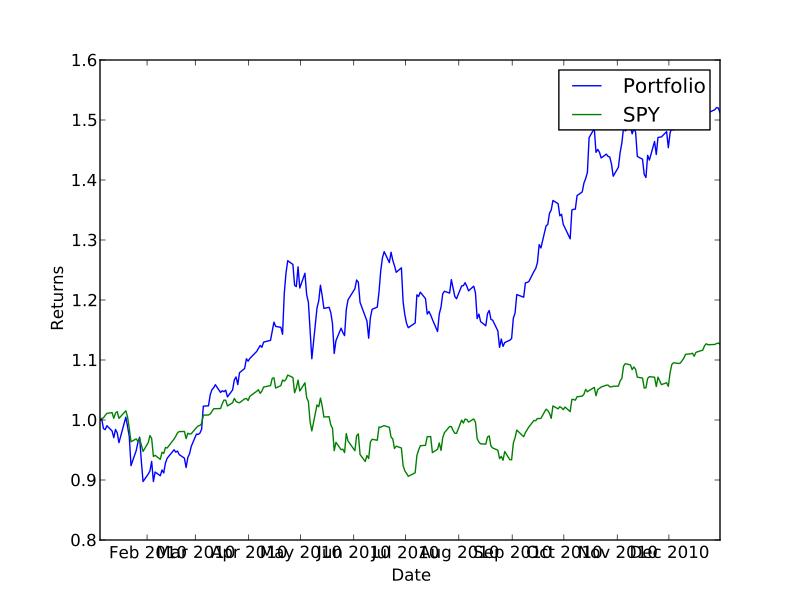

Write the Python code that produced this figure.
# QSTK Imports
import QSTK.qstkutil.qsdateutil as du
import QSTK.qstkutil.tsutil as tsu
import QSTK.qstkutil.DataAccess as da

# Third Party Imports
import datetime as dt
import matplotlib.pyplot as plt
import pandas as pd
import numpy as np


def simulate(na_rets, lf_alloc):
    ''' Simulate Function'''

    # Estimate portfolio returns
    na_portrets = np.sum(na_rets * lf_alloc, axis=1)
    cum_ret = na_portrets[-1]
    tsu.returnize0(na_portrets)

    # Statistics to calculate
    stddev = np.std(na_portrets)
    daily_ret = np.mean(na_portrets)
    sharpe = (np.sqrt(252) * daily_ret) / stddev

    # Return all the variables
    return stddev, daily_ret, sharpe, cum_ret


def main():
    '''Main Function'''
    # List of symbols
    ls_symbols = ['AAPL', 'GOOG', 'IBM', 'MSFT'] 

    # Start and End date of the charts
    dt_start = dt.datetime(2010, 1, 1)
    dt_end = dt.datetime(2010, 12, 31)

    # We need closing prices so the timestamp should be hours=16.
    dt_timeofday = dt.timedelta(hours=16)

    # Get a list of trading days between the start and the end.
    ldt_timestamps = du.getNYSEdays(dt_start, dt_end, dt_timeofday)

    # Creating an object of the dataaccess class with Yahoo as the source.
    c_dataobj = da.DataAccess('Yahoo')

    # Keys to be read from the data, it is good to read everything in one go.
    ls_keys = ['open', 'high', 'low', 'close', 'volume', 'actual_close']

    # Reading the data, now d_data is a dictionary with the keys above.
    # Timestamps and symbols are the ones that were specified before.
    ldf_data = c_dataobj.get_data(ldt_timestamps, ls_symbols, ls_keys)
    d_data = dict(zip(ls_keys, ldf_data))

    # Copying close price into separate dataframe to find rets
    df_rets = d_data['close'].copy()
    # Filling the data.
    df_rets = df_rets.fillna(method='ffill')
    df_rets = df_rets.fillna(method='bfill')

    # Numpy matrix of filled data values
    na_rets = df_rets.values
    na_rets = na_rets / na_rets[0, :]

    lf_alloc = [0.0, 0.0, 0.0, 0.0]
    max_sharpe = -1000
    final_stddev = -1000
    final_daily_ret = -1000
    final_cum_ret = -1000
    best_portfolio = lf_alloc

    for i in range(0, 101, 10):
        left_after_i = 101 - i
        for j in range(0, left_after_i, 10):
            left_after_j = 101 - i - j
            for k in range(0, left_after_j, 10):
                left_after_k = 100 - i - j - k
                lf_alloc = [i, j, k, left_after_k]
                lf_alloc = [x * 0.01 for x in lf_alloc]
                stddev, daily_ret, sharpe, cum_ret = simulate(na_rets, lf_alloc)
                if sharpe > max_sharpe:
                    max_sharpe = sharpe
                    final_stddev = stddev
                    final_cum_ret = cum_ret
                    final_daily_ret = daily_ret
                    best_portfolio = lf_alloc

    print "Symbols : ", ls_symbols
    print "Best Portfolio : ", best_portfolio
    print "Statistics : Std. Deviation : ", final_stddev
    print "Statistics : Daily Returns  : ", final_daily_ret
    print "Statistics : Cum. Returns   : ", final_cum_ret
    print "Statistics : Sharpe Ratio   : ", max_sharpe

    ls_symbols_toread = list(set(ls_symbols) | set(['SPY']))

    # Reading the data, now d_data is a dictionary with the keys above.
    # Timestamps and symbols are the ones that were specified before.
    ldf_data = c_dataobj.get_data(ldt_timestamps, ls_symbols_toread, ls_keys)
    d_data = dict(zip(ls_keys, ldf_data))

    # Copying close price into separate dataframe to find rets
    df_rets = d_data['close'].copy()
    # Filling the data.
    df_rets = df_rets.fillna(method='ffill')
    df_rets = df_rets.fillna(method='bfill')

    df_rets = df_rets.reindex(columns=ls_symbols)

    # Numpy matrix of filled data values
    na_rets = df_rets.values
    # returnize0 works on ndarray and not dataframes.
    tsu.returnize0(na_rets)

    # Estimate portfolio returns
    na_portrets = np.sum(na_rets * best_portfolio, axis=1)
    na_port_total = np.cumprod(na_portrets + 1)

    na_market = d_data['close']['SPY'].values
    na_market = na_market/na_market[0]

    # Plotting the prices with x-axis=timestamps
    plt.clf()
    plt.plot(ldt_timestamps, na_port_total, label='Portfolio')
    plt.plot(ldt_timestamps, na_market, label='SPY')
    plt.legend()
    plt.ylabel('Returns')
    plt.xlabel('Date')
    plt.savefig('Portfolio_Analyzer.pdf', format='pdf')


if __name__ == '__main__':
    main()
